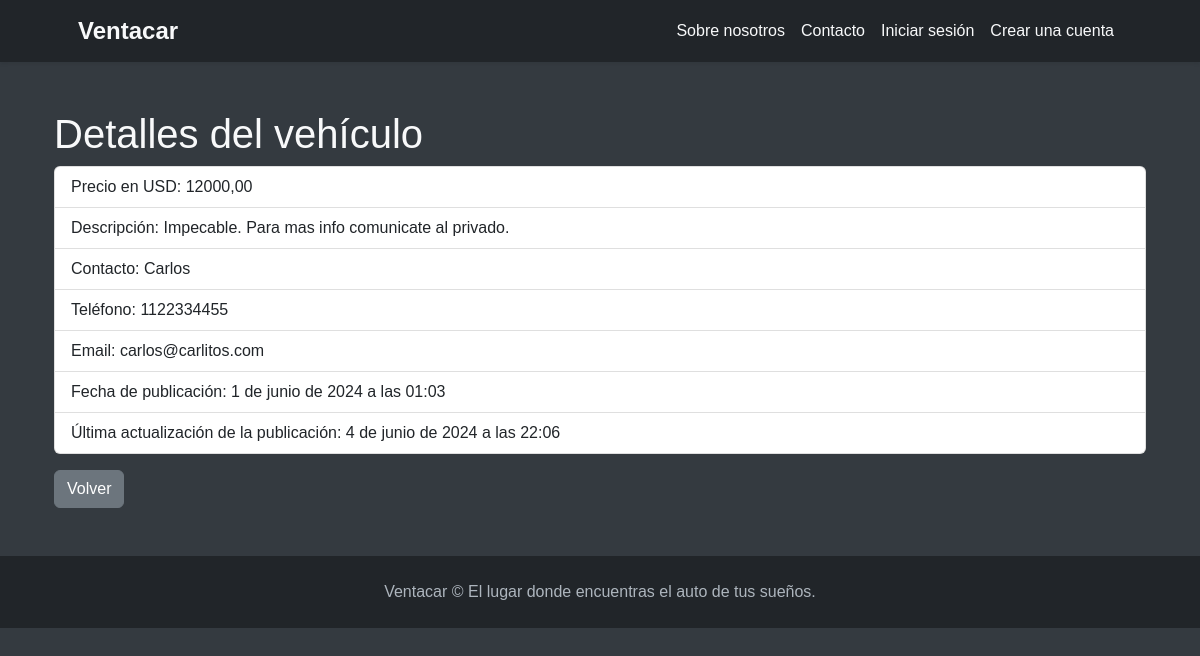
/vehiculos/vehiculo/detalle/19, run on the app's committed database.
### vehiculos/models.py (models this page shows, shortened)
class Ver_vehiculos(models.Model):
    tipo = models.CharField(max_length=50)
    modelos = models.CharField(max_length=50)
    marcas = models.CharField(max_length=50)
    valor_dolares = models.DecimalField(max_digits=10, decimal_places=2, null = True)
    descripcion = models.TextField(max_length=400, null=True)
    fecha_creacion = models.DateTimeField(auto_now_add=True, null=True, editable=False)
    fecha_actualizacion = models.DateTimeField(auto_now=True, null=True, editable=False)
    contacto_nombre = models.CharField(max_length=50, null=True, blank=True)
    contacto_email = models.EmailField(max_length=254, null=True, blank=True)
    contacto_telefono = models.CharField(max_length=20, null=True, blank=True)
    class Meta:
        verbose_name = "Ver Vehículo"
        verbose_name_plural = "Ver Vehículos"

### vehiculos/views.py (the view)
# urls.py: path('vehiculo/detalle/<int:pk>', Ver_vehiculosDetail.as_view(), name='detalle_vehiculo'),
class Ver_vehiculosDetail(DetailView):
    model = Ver_vehiculos
    context_object_name = "vehiculo"
    template_name = "vehiculos/lista_vehiculos_detalle.html"

### vehiculos/templates/vehiculos/lista_vehiculos_detalle.html (shortened to what this page needs)
{% extends 'core/base.html' %}
{% block content %}
<div class="container">
    <h1>Detalles del vehículo</h1>
    <ul class="list-group">
        <li class="list-group-item">Precio en USD: {{ vehiculo.valor_dolares }}</li>
        <li class="list-group-item">Descripción: {{ vehiculo.descripcion }}</li>
        <li class="list-group-item">Contacto: {{ vehiculo.contacto_nombre }}</li>
        <li class="list-group-item">Teléfono: {{ vehiculo.contacto_telefono }}</li>
        <li class="list-group-item">Email: {{ vehiculo.contacto_email }}</li>
        <li class="list-group-item">Fecha de publicación: {{ vehiculo.fecha_creacion }}</li>
        <li class="list-group-item">Última actualización de la publicación: {{ vehiculo.fecha_actualizacion }}</li>
    </ul>
    <div class="mt-3">
        <a href="{% url 'vehiculos:lista_vehiculos' %}" class="btn btn-secondary">Volver</a>
    </div>
</div>
{% endblock content %}

### core/templates/core/base.html (style rules this page uses)
body { font-family: 'Arial', sans-serif; background-color: #343a40; color: #f8f9fa; }

### data on the page
Ver_vehiculos: valor_dolares "12000,00", descripcion "Impecable. Para mas info comunicate al privado.", contacto_nombre "Carlos", contacto_telefono "1122334455", contacto_email "carlos@carlitos.com", fecha_creacion "1 de junio de 2024 a las 01:03", fecha_actualizacion "4 de junio de 2024 a las 22:06"
